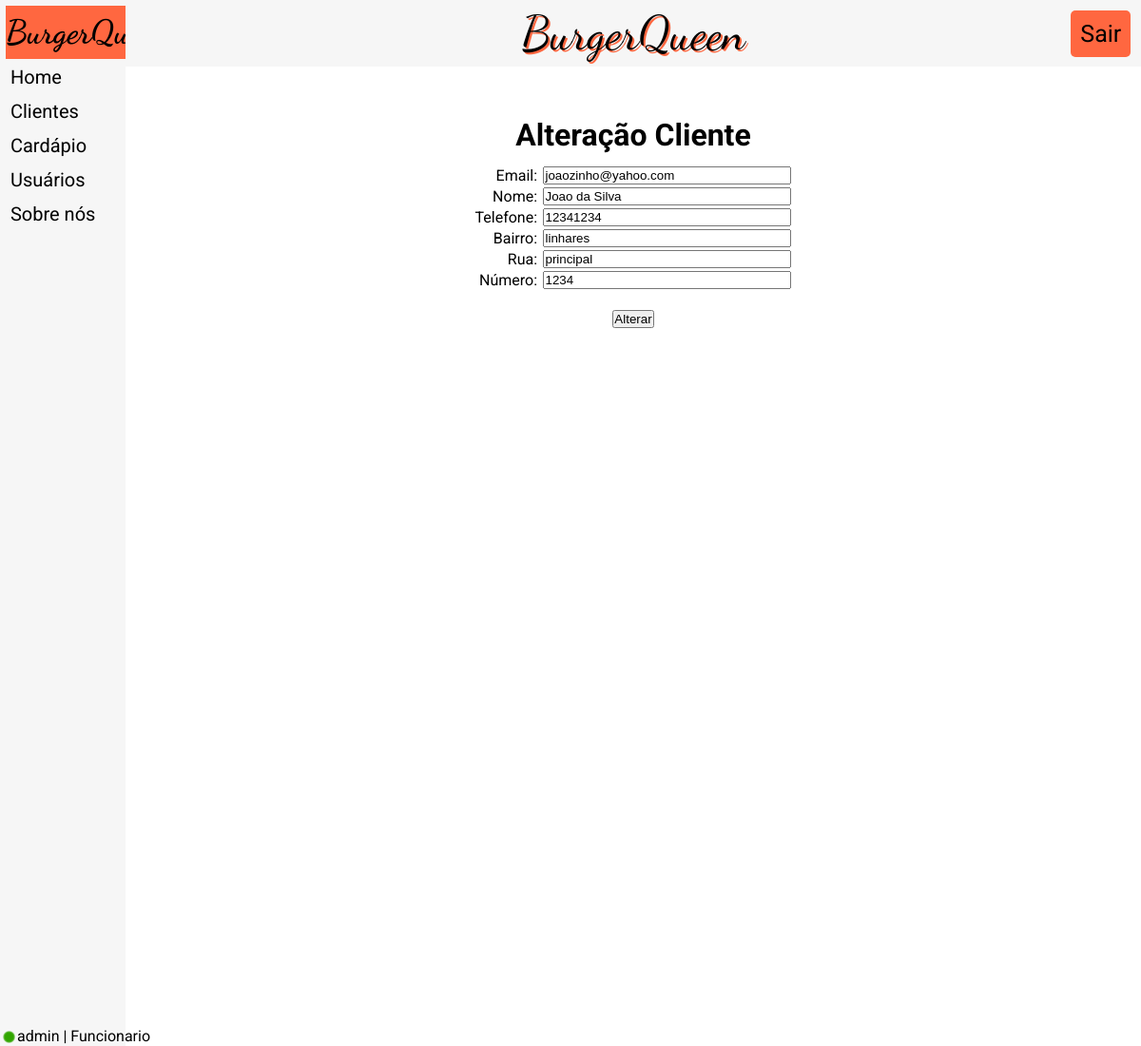
/l/clientes/alterar/index.php?id=10&&re=0 (signed in), run on the app's committed database.
### tables this page shows
CREATE TABLE IF NOT EXISTS `tb_cliente` (
  `id` int(11) NOT NULL AUTO_INCREMENT,
  `email_cliente` varchar(250) NOT NULL,
  `nome_cliente` varchar(50) NOT NULL,
  `telefone_cliente` int(11) NOT NULL,
  `bairro` varchar(50) NOT NULL,
  `rua` varchar(50) NOT NULL,
  `numero` int(5) NOT NULL,
  PRIMARY KEY (`id`)
);

### l/app/sql_injection.php (called while the page is built, shortened)
<?php
    function limpar($texto, $espaco=false, $ponto=false, $virgula=false, $arroba=false) {
        $texto = preg_replace('/[^A-Za-z0-9\-]/', '', $texto);
        $texto = str_replace('-ESPACO-', ' ', $texto);
        $texto = str_replace('-PONTO-', '.', $texto);
        $texto = str_replace('-VIRGULA-', ',', $texto);
        $texto = str_replace('-ARROBA-', '@', $texto);
        return $texto;
    }
?>

### l/clientes/alterar/index.php (the view, shortened to what this page needs)
<!DOCTYPE html>
<html lang="pt-br">
	<head>
        <link rel="stylesheet" href="../../index.css">
	</head>
	<body>
    <table>
    <tr>
        <td id="ContMenu">
            <table id="TabelaMenu">
                <thead>
                <tr><th id="NomeMenu">
                    <a href="../../">BurgerQueen</a>
                </th></tr>
                </thead>
                <tbody>
                <tr><td  class="ItemMenu">
                    <a href="../../">Home</a>
                </td></tr>
                <tr><td  class="ItemMenu">
                    <a href="../../clientes/">Clientes</a>
                </td></tr>
                <tr><td  class="ItemMenu">
                    <a href="../../cardapio/">Cardápio</a>
                </td></tr>
                <tr><td  class="ItemMenu">
                    <a href="../../cadastrar/">Usuários</a>
                </td></tr>
                <tr><td  class="ItemMenu">
                    <a href="../../sobre/">Sobre nós</a>
                </td></tr>
                </tbody>
            </table>
        </td>
        <td id="ContSite">
            <nav>
                <a href="../../" id="NomeSite">BurgerQueen</a>
                <a href="../../app/logout.php" id="BotaoLogin"><div>Sair</div></a>
            </nav>
            <div class="DivIncluir">
            <?php
              include '../../app/sql_injection.php';
              $id = limpar($_GET['id']);
              $re = limpar($_GET['re']);
              require_once '../../app/conexao.php';
              $ComandoSQL = "SELECT * FROM tb_cliente WHERE id = ".$id;
              $u=$conexao->query($ComandoSQL);
              while($row = $u->fetch(PDO::FETCH_OBJ)){
                echo'
                  <h1 class="TituloIncluir">Alteração Cliente</h1>
                  <form method="POST" action="../../app/alteracao_cliente.php">
                  <input type="hidden" name="id" value="'.$row->id.'">
                  <input type="hidden" name="re" value="'.$re.'">
                    <table class="TabelaIncluir">
                      <tr>
                        <td class="LabelIncluir"><label for="email_cliente">Email:</label><span class="Paragrafo">-</span></td>
                        <td>
                          <input name="email_cliente" type="text" id="email_cliente" size="30" required="required" value="'.$row->email_cliente.'">
                        </td>
                      </tr>
                      <tr>
                        <td class="LabelIncluir"><label for="nome_cliente">Nome:</label><span class="Paragrafo">-</span></td>
                        <td>
                          <input name="nome_cliente" type="text" id="nome_cliente" size="30" required="required" value="'.$row->nome_cliente.'">
                        </td>
                      </tr>
                      <tr>
                        <td class="LabelIncluir"><label for="telefone_cliente">Telefone:</label><span class="Paragrafo">-</span></td>
                        <td>
                          <input type="text" name="telefone_cliente" id="telefone_cliente" size="30"  required="required" value="'.$row->telefone_cliente.'">
                        </td>
                      </tr>
                      <tr>
                        <td class="LabelIncluir"><label for="bairro">Bairro:</label><span class="Paragrafo">-</span></td>
                        <td>
                          <input type="text" name="bairro" id="bairro"  size="30"  required="required" value="'.$row->bairro.'">
                        </td>
                      </tr>
                      <tr>
                        <td class="LabelIncluir"><label for="rua">Rua:</label><span class="Paragrafo">-</span></td>
                        <td>
                          <input type="text" name="rua" id="rua"  size="30" required="required" value="'.$row->rua.'">
                        </td>
                      </tr>
                      <tr>
                        <td class="LabelIncluir"><label for="numero">Número:</label><span class="Paragrafo">-</span></td>
                        <td>
                          <input type="text" name="numero" id="numero"  size="30"  required="required" value="'.$row->numero.'">
                        </td>
                      </tr>
                      <tr>
                        <td colspan="2">
                          <br>
                          <input type="submit" name="enviar" value="Alterar">
                        </td>
                      </tr>
                    </table>
                  </form>
                ';
              }
            ?>
            </div>
        </td>
    </tr>
    </table>
        <?php
            if(isset($_SESSION['usuario'])) {
                echo"<img src='../../imagens/logado.png' id='logado'>";
                $user = $_SESSION['usuario'];
                if ($_SESSION['nivel'] == 1){
                    $nivel = "Funcionario";
                }else{
                    $nivel = "Cliente";
                }
                echo "<span id='user'>$user | $nivel</span>";
            }
        ?>
	</body>
</html>

### l/index.css (style rules this page uses)
* { padding: 0px; margin: 0px; color: #000000; }
body { font-family: 'Roboto', sans-serif; }
a { text-decoration: none; display: block; }
#ContMenu { background-color: #f6f6f6; position: fixed; top: 0px; left: 0px; height: 100%; width: 11%; }
#ContSite { background-color: #ffffff; position: absolute; top: 0px; left: 11%; height: 100%; width: 89%; }
#TabelaMenu { width: 94%; margin: 3%; font-size: 20px; }
#NomeMenu { background-color: #ff6740; padding-top: 7px; padding-bottom: 7px; font-family: 'Dancing Script', cursive; font-size: 35px; }
.ItemMenu { padding-top: 5px; padding-bottom: 5px; padding-left: 5px; }
nav { background-color: #f6f6f6; padding: 5px; text-align: center; }
#NomeSite { font-family: 'Dancing Script', cursive; font-size: 50px; display: inline; text-shadow: 2px 2px #ff6740; }
#BotaoLogin { display: inline-block; background-color: #ff6740; padding: 10px; border-radius: 5px; font-size: 25px; position: absolute; top: 1%; right: 1%; }
.Paragrafo { color: rgba(255, 255, 255, 0); }
.DivIncluir { position: relative; margin-left: 25%; margin-right: 25%; width: 50%; text-align: center; padding-top: 5%; }
.TabelaIncluir { display: inline-block; }
.TituloIncluir { margin-bottom: 2%; }
.LabelIncluir { text-align: right; }
#logado { position: fixed; bottom: 3px; left: 3px; }
#user { position: fixed; bottom: 1px; left: 18px; }

### data on the page
tb_cliente: email_cliente "joaozinho@yahoo.com", nome_cliente "Joao da Silva", telefone_cliente "12341234", bairro "linhares", rua "principal", numero "1234"

### other printed values
$user "admin"
$nivel "Funcionario"
